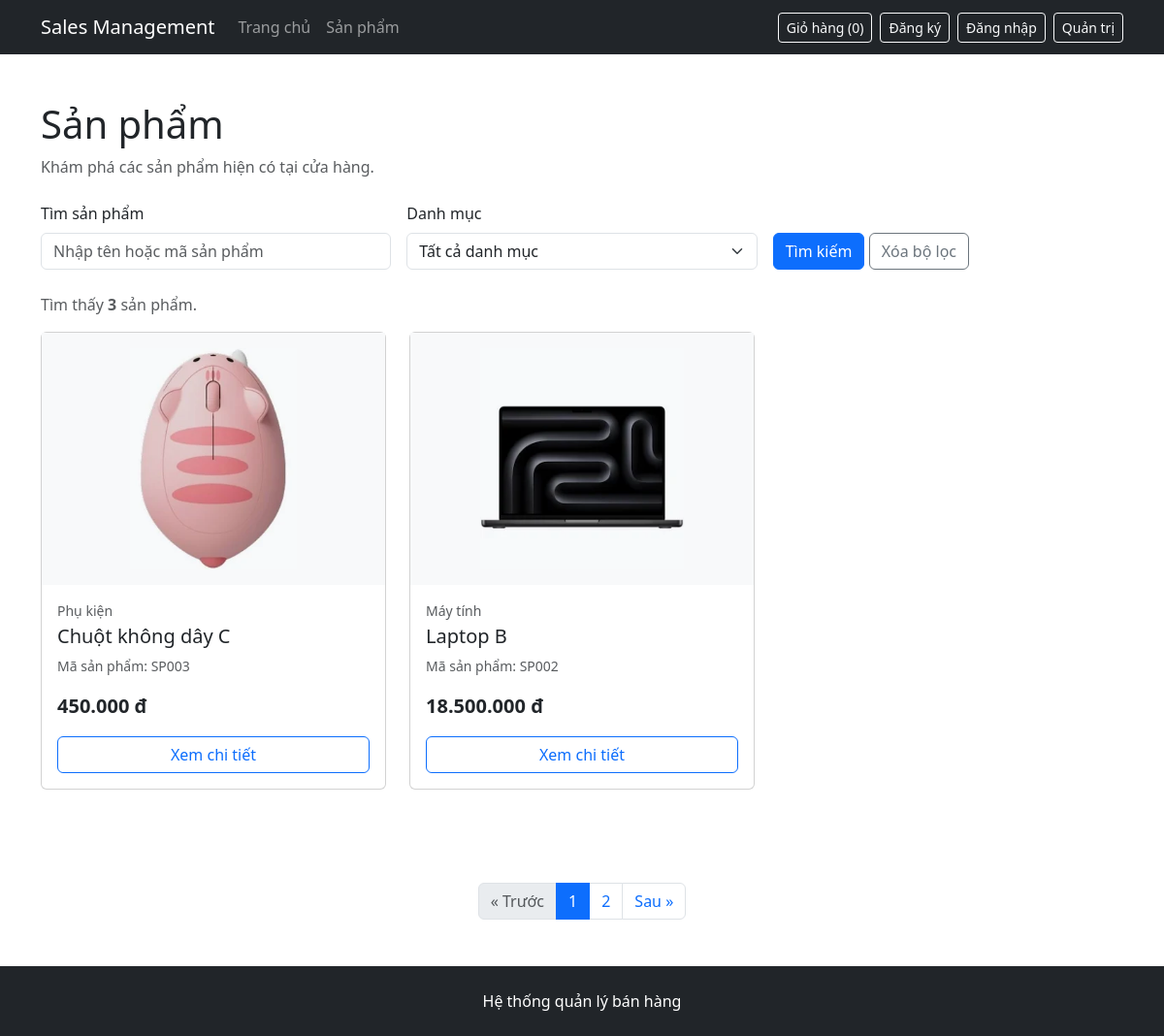
/products.php, run on the app's committed database.
### tables this page shows
CREATE TABLE products (
    ProductID INT AUTO_INCREMENT PRIMARY KEY,
    ProductCode VARCHAR(50) NOT NULL UNIQUE,
    ProductName VARCHAR(255) NOT NULL,
    Description TEXT,
    Unit VARCHAR(20),
    Price DECIMAL(12,2) NOT NULL DEFAULT 0,
    StockQuantity INT NOT NULL DEFAULT 0,
    IsActive BOOLEAN NOT NULL DEFAULT TRUE,
    SupplierID INT NOT NULL,
    CategoryID INT NOT NULL,

    CONSTRAINT chk_products_price CHECK (Price >= 0),
    CONSTRAINT chk_products_stock CHECK (StockQuantity >= 0),
    CONSTRAINT fk_products_supplier
        FOREIGN KEY (SupplierID) REFERENCES suppliers(SupplierID),
    CONSTRAINT fk_products_category
        FOREIGN KEY (CategoryID) REFERENCES categories(CategoryID)
);

CREATE TABLE categories (
    CategoryID INT AUTO_INCREMENT PRIMARY KEY,
    CategoryName VARCHAR(200) NOT NULL,
    Description TEXT
);

### public/products.php (the view, shortened to what this page needs)
<?php
require_once '/var/www/src/config/database.php';
$categoryID = isset($_GET['category'])
    ? (int) $_GET['category']
    : 0;
$keyword = isset($_GET['keyword'])
    ? trim($_GET['keyword'])
    : '';
$itemsPerPage = 2;
$page = isset($_GET['page'])
    ? (int) $_GET['page']
    : 1;
$searchKeyword = '%' . $keyword . '%';
$sqlCount = "
    SELECT
        COUNT(*) AS TotalProducts
    FROM
        products p,
        categories c
    WHERE
        p.CategoryID = c.CategoryID
        AND p.IsActive = 1
";
$stmtCount = $connection->prepare($sqlCount);
$stmtCount->execute();
$countResult = $stmtCount->get_result();
$countRow = $countResult->fetch_assoc();
$totalProducts = (int) $countRow['TotalProducts'];
$totalPages = (int) ceil(
    $totalProducts / $itemsPerPage
);
$offset = ($page - 1) * $itemsPerPage;
$sql = "
    SELECT
        p.ProductID,
        p.ProductCode,
        p.ProductName,
        p.Price,
        c.CategoryName,
        (
            SELECT pi.ImageFile
            FROM product_images pi
            WHERE pi.ProductID = p.ProductID
              AND pi.IsPrimary = 1
            LIMIT 1
        ) AS ImageFile
    FROM
        products p,
        categories c
    WHERE
        p.CategoryID = c.CategoryID
        AND p.IsActive = 1
";
$sql .= "
    ORDER BY
        p.ProductID DESC
    LIMIT ?
    OFFSET ?
";
$stmt = $connection->prepare($sql);
if ($categoryID > 0 && $keyword !== '') {
    $stmt->bind_param(
        'issii',
        $categoryID,
        $searchKeyword,
        $searchKeyword,
        $itemsPerPage,
        $offset
    );
} else {
    $stmt->bind_param(
        'ii',
        $itemsPerPage,
        $offset
    );
}
$stmt->execute();
$result = $stmt->get_result();
require_once '/var/www/src/includes/frontend/header.php';
require_once '/var/www/src/includes/frontend/navbar.php';
?>
<main class="container py-5">
    <div class="mb-4">
        <h1>Sản phẩm</h1>
        <p class="text-muted">
            Khám phá các sản phẩm hiện có tại cửa hàng.
        </p>
    </div>
    <form
        method="get"
        action="/products.php"
        class="row g-3 mb-4"
    >
        <div class="col-md-6 col-lg-4">
            <label
                for="keyword"
                class="form-label"
            >
                Tìm sản phẩm
            </label>
            <input
                type="text"
                name="keyword"
                id="keyword"
                class="form-control"
                value="<?= htmlspecialchars($keyword) ?>"
                placeholder="Nhập tên hoặc mã sản phẩm"
            >
        </div>
        <div class="col-md-6 col-lg-4">
            <label
                for="category"
                class="form-label"
            >
                Danh mục
            </label>
            <select
                name="category"
                id="category"
                class="form-select"
            >
                <option value="0">
                    Tất cả danh mục
                </option>
            </select>
        </div>
        <div class="col-md-auto align-self-end">
            <button
                type="submit"
                class="btn btn-primary"
            >
                Tìm kiếm
            </button>
            <a
                href="/products.php"
                class="btn btn-outline-secondary"
            >
                Xóa bộ lọc
            </a>
        </div>
    </form>
    <p class="text-muted">
        Tìm thấy
        <strong><?= $totalProducts ?></strong>
        sản phẩm.
    </p>
    <?php if ($result->num_rows > 0): ?>
        <div class="row g-4">
            <?php while ($product = $result->fetch_assoc()): ?>
                <div class="col-md-6 col-lg-4">
                    <div class="card h-100">
                        <?php if (!empty($product['ImageFile'])): ?>
                            <div
                                class="bg-light d-flex
                                       align-items-center
                                       justify-content-center
                                       p-3"
                                style="height: 260px;"
                            >
                                <img
                                    src="/upload/products/<?=
                                        htmlspecialchars(
                                            $product['ImageFile']
                                        )
                                    ?>"
                                    alt="<?=
                                        htmlspecialchars(
                                            $product['ProductName']
                                        )
                                    ?>"
                                    style="
                                        width: 100%;
                                        height: 100%;
                                        object-fit: contain;
                                    "
                                >
                            </div>
                        <?php endif; ?>
                        <div class="card-body d-flex flex-column">
                            <p class="text-muted small mb-1">
                                <?=
                                    htmlspecialchars(
                                        $product['CategoryName']
                                    )
                                ?>
                            </p>
                            <h5 class="card-title">
                                <?=
                                    htmlspecialchars(
                                        $product['ProductName']
                                    )
                                ?>
                            </h5>
                            <p class="text-muted small">
                                Mã sản phẩm:
                                <?=
                                    htmlspecialchars(
                                        $product['ProductCode']
                                    )
                                ?>
                            </p>
                            <p class="fw-bold fs-5 mb-3">
                                <?=
                                    number_format(
                                        (float) $product['Price'],
                                        0,
                                        ',',
                                        '.'
                                    )
                                ?> đ
                            </p>
                            <a
                                href="/product-detail.php?id=<?=
                                    (int) $product['ProductID']
                                ?>"
                                class="btn btn-outline-primary mt-auto"
                            >
                                Xem chi tiết
                            </a>
                        </div>
                    </div>
                </div>
            <?php endwhile; ?>
        </div>
    <?php else: ?>
        <div class="alert alert-info">
            Hiện chưa có sản phẩm nào để hiển thị.
        </div>
    <?php endif; ?>
</main>
<?php if ($totalPages > 1): ?>
    <nav
        class="mt-5"
        aria-label="Phân trang sản phẩm"
    >
        <ul
            class="pagination
                   justify-content-center
                   flex-wrap"
        >
        <?php
            $previousQuery = http_build_query([
                'keyword' => $keyword,
                'category' => $categoryID,
                'page' => max(1, $page - 1)
            ]);
        ?>
        <li
            class="page-item <?=
                $page <= 1
                    ? 'disabled'
                    : ''
            ?>"
        >
            <a
                class="page-link"
                href="/products.php?<?= $previousQuery ?>"
            >
                &laquo; Trước
            </a>
        </li>
        <?php for (
            $pageNumber = 1;
            $pageNumber <= $totalPages;
            $pageNumber++
        ): ?>
            <?php
            $query = http_build_query([
                'keyword' => $keyword,
                'category' => $categoryID,
                'page' => $pageNumber
            ]);
            ?>
            <li
                class="page-item <?=
                    $pageNumber === $page
                        ? 'active'
                        : ''
                ?>"
            >
                <a
                    class="page-link"
                    href="/products.php?<?= $query ?>"
                >
                    <?= $pageNumber ?>
                </a>
            </li>
        <?php endfor; ?>
        <?php
            $nextQuery = http_build_query([
                'keyword' => $keyword,
                'category' => $categoryID,
                'page' => min(
                    $totalPages,
                    $page + 1
                )
            ]);
            ?>
            <li
                class="page-item <?=
                    $page >= $totalPages
                        ? 'disabled'
                        : ''
                ?>"
            >
                <a
                    class="page-link"
                    href="/products.php?<?= $nextQuery ?>"
                >
                    Sau &raquo;
                </a>
            </li>
         </ul>
    </nav>
<?php endif; ?>
<?php
require_once '/var/www/src/includes/frontend/footer.php';

### data on the page
products: shows a picture, CategoryID.CategoryName "Phụ kiện", ProductName "Chuột không dây C", ProductCode "SP003", Price "450.000"
products: shows a picture, CategoryID.CategoryName "Máy tính", ProductName "Laptop B", ProductCode "SP002", Price "18.500.000"

### other printed values
$cartCount "0"
$totalProducts "3"
